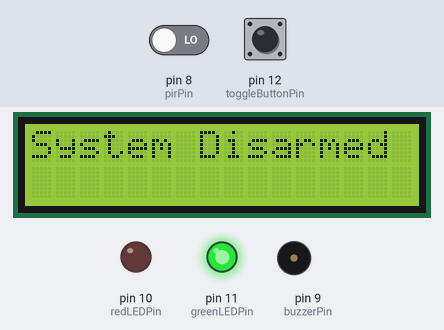
This sketch was run on a simulated Arduino Uno, built with avr-gcc and run on an emulated ATmega328P. Shown: 16×2 character LCD, output pins drawn as LEDs (lit = HIGH), buzzer (waves = sounding). Dashed ring = blinking. The inputs (shaded band) are chosen by the test bench; at power-on: pin 12 (toggleButtonPin) HIGH, pin 8 (pirPin) LOW.

Above: at 1.2 s.
1.3 s: pin 12 (toggleButtonPin) pulled LOW for 0.15 s
At 2.4 s:
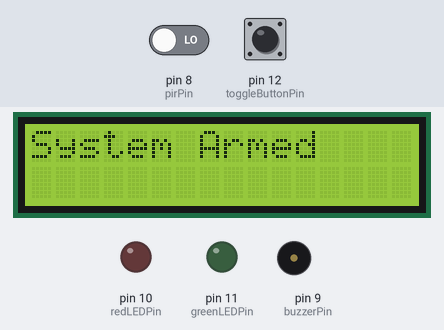
2.9 s: pin 8 (pirPin) driven HIGH
At 3.03 s:
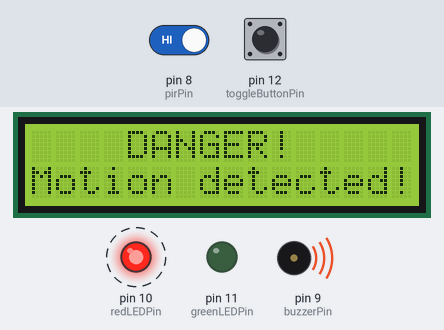
5.1 s: pin 12 (toggleButtonPin) pulled LOW for 1 s
At 6.5 s:
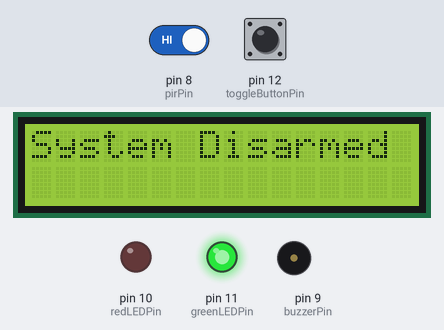
7.6 s: pin 12 (toggleButtonPin) pulled LOW for 3.2 s
At 8.03 s:
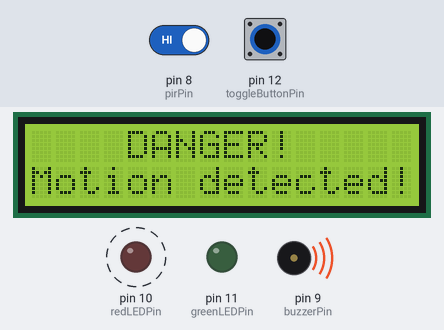
Timing chart, 0 to 12.4 s (numbered marks = the images above; inputs shaded):
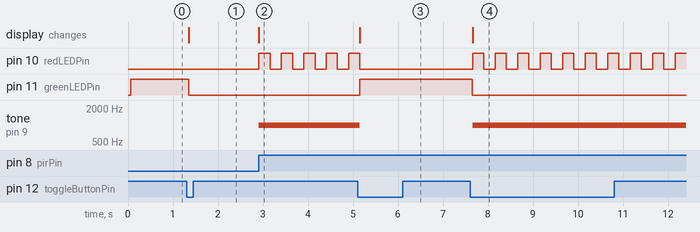

Measured:
- after the input at 1.3 s, pin 11 (greenLEDPin): HIGH → LOW after 0.05 s; the display: changes after 0.05 s (image 1)
- after the input at 2.9 s, pin 10 (redLEDPin): alternates HIGH for 0.25 s and LOW for 0.25 s, starting at once; tone on pin 9 (buzzerPin): silent → 1000 Hz at once; the display: changes at once (image 2)
- after the input at 5.1 s, pin 10 (redLEDPin): goes on until 5.2 s, then stays LOW; pin 11 (greenLEDPin): LOW → HIGH after 0.06 s; tone on pin 9 (buzzerPin): 1000 Hz → silent after 0.06 s; the display: changes after 0.06 s (image 3)
- after the input at 7.6 s, pin 10 (redLEDPin): alternates HIGH for 0.25 s and LOW for 0.25 s, starting after 0.06 s; pin 11 (greenLEDPin): HIGH → LOW after 0.05 s; tone on pin 9 (buzzerPin): silent → 1000 Hz after 0.06 s; the display: changes after 0.06 s (image 4)

The sketch:

HomeSecuritySystem.ino
```cpp
#include <LiquidCrystal.h>

// Initialize the LCD
LiquidCrystal lcd(2, 3, 4, 5, 6, 7);

const int pirPin = 8;
const int buzzerPin = 9;
const int redLEDPin = 10;
const int greenLEDPin = 11;
const int toggleButtonPin = 12;

bool isArmed = false;
bool lastButtonState = HIGH;  // Last button state (initially unpressed)
bool buttonPressed = false;   // To debounce the button press
bool motionDetected = false;  // To track motion detection
bool dangerDisplayed = false; // To track if "DANGER!" is displayed

unsigned long lastDebounceTime = 0;
unsigned long debounceDelay = 50; // debounce time in milliseconds
unsigned long lastBlinkTime = 0;
unsigned long blinkInterval = 250; // interval at which to blink (milliseconds)

void setup() {
  pinMode(pirPin, INPUT);
  pinMode(buzzerPin, OUTPUT);
  pinMode(redLEDPin, OUTPUT);
  pinMode(greenLEDPin, OUTPUT);
  pinMode(toggleButtonPin, INPUT_PULLUP);

  lcd.begin(16, 2);
  lcd.print("System Disarmed");
  digitalWrite(greenLEDPin, HIGH); // Green LED on by default
}

void loop() {
  // Read the button state
  bool currentButtonState = digitalRead(toggleButtonPin);

  // Check if the button is pressed (active LOW)
  if (currentButtonState != lastButtonState) {
    lastDebounceTime = millis();
  }

  if ((millis() - lastDebounceTime) > debounceDelay) {
    if (currentButtonState == LOW && !buttonPressed) {
      buttonPressed = true;
      isArmed = !isArmed; // Toggle the armed state

      if (isArmed) {
        lcd.clear();
        lcd.print("System Armed");
        digitalWrite(greenLEDPin, LOW);
        motionDetected = false; // Reset motion detected state
        dangerDisplayed = false; // Reset danger display flag
      } else {
        lcd.clear();
        lcd.print("System Disarmed");
        digitalWrite(redLEDPin, LOW);
        digitalWrite(greenLEDPin, HIGH);
        noTone(buzzerPin); // Turn off the buzzer if it was on
        dangerDisplayed = false; // Reset danger display flag
      }
    }
  }

  // Update the last button state
  lastButtonState = currentButtonState;

  // Reset the buttonPressed flag after the button is released
  if (currentButtonState == HIGH) {
    buttonPressed = false;
  }

  // If the system is armed, check for motion detection
  if (isArmed) {
    int motion = digitalRead(pirPin);
    if (motion == HIGH && !motionDetected) {
      motionDetected = true; // Set motion detected flag
    }

    // If motion is detected, display danger message and blink the red LED
    if (motionDetected) {
      if (!dangerDisplayed) {
        lcd.clear();
        lcd.setCursor(4, 0);
        lcd.print("DANGER!");
        lcd.setCursor(0, 1);
        lcd.print("Motion detected!");
        dangerDisplayed = true; // Set the flag to indicate the danger message is displayed
        tone(buzzerPin, 1000);  // Activate buzzer
      }

      unsigned long currentTime = millis();
      if (currentTime - lastBlinkTime >= blinkInterval) {
        lastBlinkTime = currentTime;
        int ledState = digitalRead(redLEDPin);
        digitalWrite(redLEDPin, !ledState); // Toggle LED state
      }
    }
  } else {
    noTone(buzzerPin); // Turn off the buzzer if the system is disarmed
    digitalWrite(redLEDPin, LOW); // Ensure red LED is off when disarmed
  }
}
```
